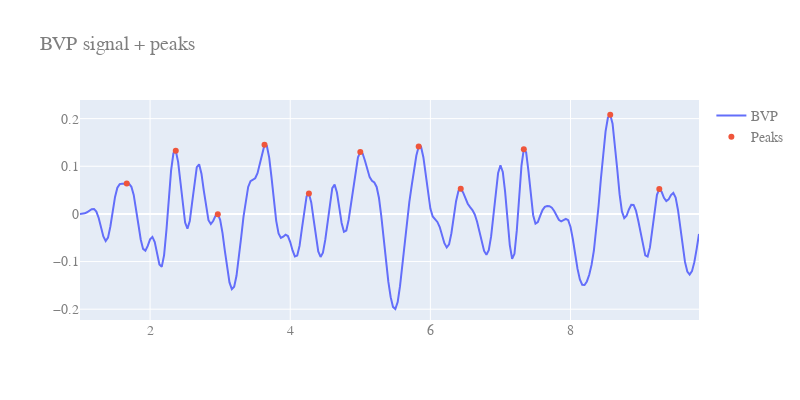

This figure's notebook cell:
### Code cell
cfgFilename = '/Users/rupakkatwal/Downloads/pyVHR-master/pyVHR/analysis/sample.cfg'
test = TestSuite(configFilename=cfgFilename) 
result1= test.start(outFilename='sampleExp.h5',verb = 1)

### Figure 1 — Plotly figure (JSON) as saved in the notebook; plotly's stock layout.template omitted (floating-point values rounded to 4 significant figures; data arrays with more than 128 entries replaced by an {"elided": "..."} marker saying what was removed)
{"data": [{"name": "BVP", "type": "scatter", "x": {"elided": "266 float values"}, "y": {"elided": "266 float values"}}, {"mode": "markers", "name": "Peaks", "type": "scatter", "x": [1.667, 2.367, 2.967, 3.633, 4.267, 5, 5.833, 6.433, 7.333, 8.567, 9.267], "y": [0.06364, 0.1325, -0.0005269, 0.1451, 0.04261, 0.1301, 0.1414, 0.05299, 0.1357, 0.2081, 0.05204]}], "layout": {"font": {"color": "#7f7f7f", "family": "Courier New, monospace", "size": 14}, "height": 400, "title": {"text": "BVP signal + peaks"}, "width": 800}}
